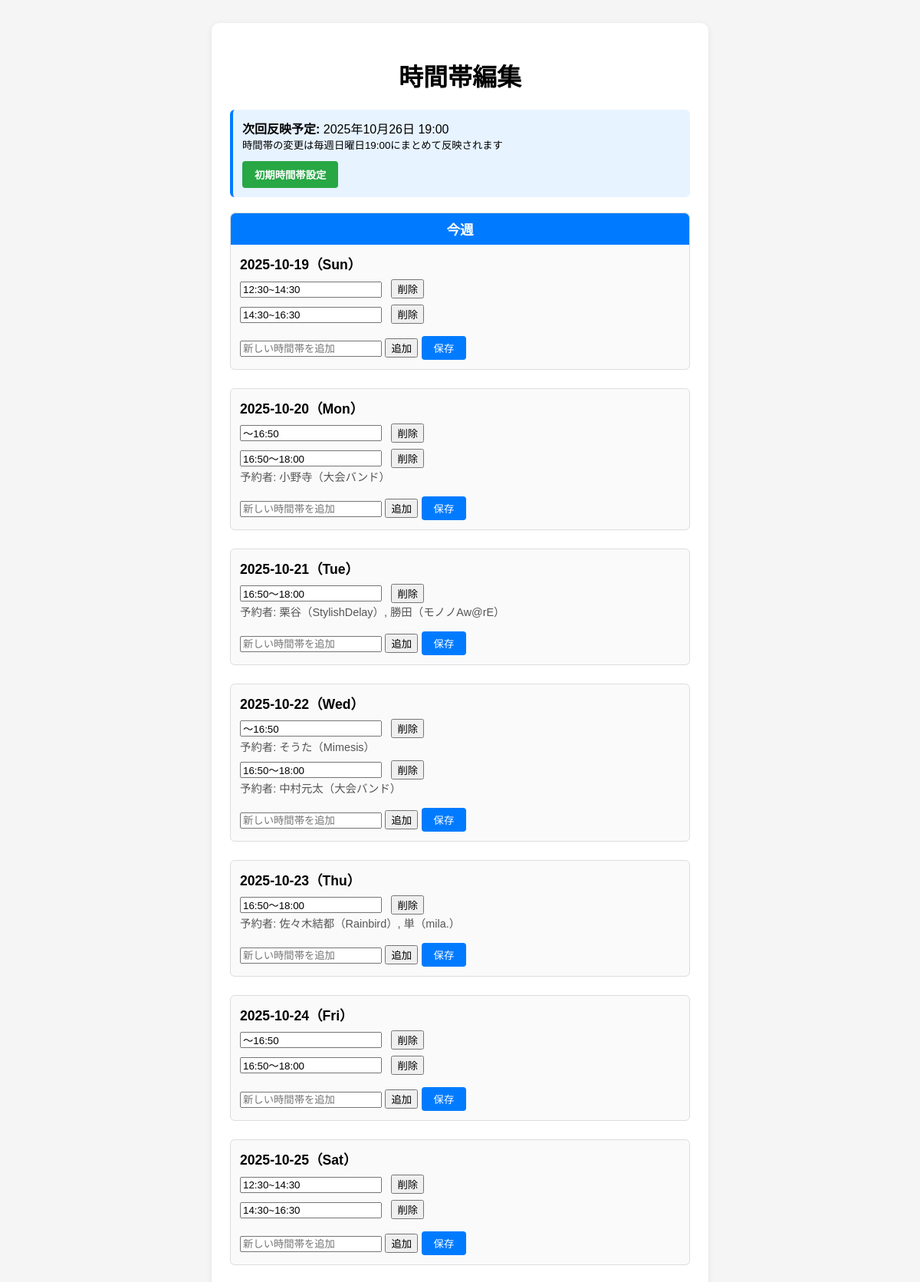
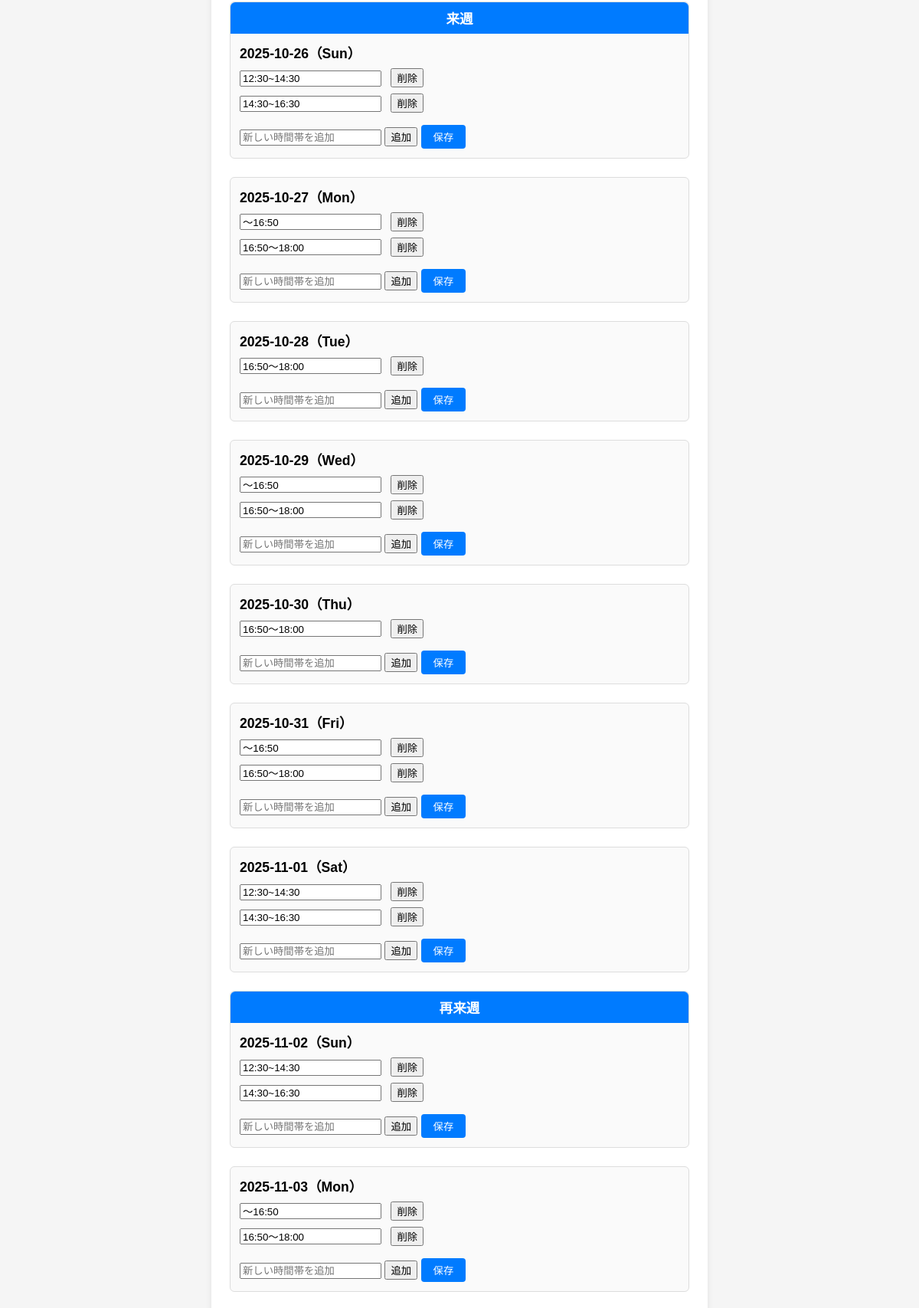
The page /admin (upper part) on the database its author committed (2 pictures, top to bottom).
### app.py (models this page shows, shortened)
class TimeSlot(db.Model):
    id = db.Column(db.Integer, primary_key=True)
    date_key = db.Column(db.String(20), nullable=False)
    slot = db.Column(db.String(50), nullable=False)

class PracticeRequest(db.Model):
    id = db.Column(db.Integer, primary_key=True)
    date_key = db.Column(db.String(20), nullable=False)  # "YYYY-M-D"
    user_name = db.Column(db.String(50), nullable=False)
    band_name = db.Column(db.String(100), nullable=False)  # バンド名フィールドを追加
    time_slot = db.Column(db.String(50), nullable=False)

### app.py (the view, shortened to what this page needs)
@app.route('/admin')
def admin():
    today = date.today()
    days_since_sunday = today.weekday() + 1  # 月曜日=0なので+1して日曜日=0にする
    if days_since_sunday == 7:  # 日曜日の場合は0にする
        days_since_sunday = 0
    current_week_sunday = today - timedelta(days=days_since_sunday)
    week_dates = []
    week_labels = ['今週', '来週', '再来週']
    for week in range(3):  # 3週間
        week_start = current_week_sunday + timedelta(weeks=week)
        for day in range(7):  # 日曜日から土曜日まで
            current_date = week_start + timedelta(days=day)
            date_info = {
                'date': current_date,
                'week_label': week_labels[week] if day == 0 else None
            }
            week_dates.append(date_info)
    practice_users = {}
    time_slots = {}
    all_slots = TimeSlot.query.all()
    for slot in all_slots:
        if slot.date_key not in time_slots:
            time_slots[slot.date_key] = []
        time_slots[slot.date_key].append(slot.slot)
    pending_changes = {}
    all_changes = TimeSlotChange.query.all()
    for d_info in week_dates:
        d = d_info['date']  # 実際の日付オブジェクトを取得
        date_key = f"{d.year}-{d.month}-{d.day}"
        slots = time_slots.get(date_key, [])
        users_per_slot = {slot: [] for slot in slots}
        requests = PracticeRequest.query.filter_by(date_key=date_key).all()
        for req in requests:
            if req.time_slot in users_per_slot:
                user_info = {
                    'name': req.user_name,
                    'band_name': req.band_name
                }
                users_per_slot[req.time_slot].append(user_info)
        practice_users[date_key] = users_per_slot
    next_sunday = current_week_sunday + timedelta(weeks=1)
    next_update_time = datetime.combine(next_sunday, datetime.min.time().replace(hour=19, minute=0))
    return render_template('admin.html',
                         week_dates=week_dates,
                         time_slots=time_slots,
                         practice_users=practice_users,
                         get_default_slots=get_default_slots,
                         pending_changes=pending_changes,
                         next_update_time=next_update_time)

### templates/admin.html (shortened to what this page needs)
<!DOCTYPE html>
<html lang="ja">
<head>
</head>
<body>
    <div class="container">
        <h1>時間帯編集</h1>
        <div style="background: #e7f3ff; padding: 12px; border-radius: 6px; margin-bottom: 20px; border-left: 4px solid #007bff;">
            <strong>次回反映予定:</strong> {{ next_update_time.strftime('%Y年%m月%d日 %H:%M') }}<br>
            <small>時間帯の変更は毎週日曜日19:00にまとめて反映されます</small>
            <div style="margin-top: 12px;">
                <button id="initialize-slots-btn" style="background: #28a745; color: white; border: none; padding: 8px 16px; border-radius: 4px; cursor: pointer; font-weight: bold;">
                    初期時間帯設定
                </button>
            </div>
        </div>
        {% for d_info in week_dates %}
        {% set d = d_info.date %}
        <div class="date-block" data-date="{{ d.strftime('%Y-%m-%d') }}">
            {% if d.weekday() == 6 and d_info.week_label %}
            <div style="background: #007bff; color: white; padding: 8px; margin: -12px -12px 12px -12px; border-radius: 6px 6px 0 0; text-align: center; font-weight: bold; font-size: 1.1em;">
                {{ d_info.week_label }}
            </div>
            {% endif %}
            <div class="date-label">{{ d.strftime('%Y-%m-%d（%a）') }}</div>
            <ul class="time-list">
                {% set date_key = d.year ~ '-' ~ d.month ~ '-' ~ d.day %}
                {% set slots = pending_changes.get(date_key, time_slots.get(date_key, [])) %}
                {% for slot in slots %}
                <li>
                    <input type="text" value="{{ slot }}" class="slot-input">
                    <button class="edit-btn del-btn">削除</button>
                    <div class="slot-users">
                        {% set users = practice_users[date_key][slot] if date_key in practice_users and slot in practice_users[date_key] else [] %}
                        {% if users|length > 0 %}
                            予約者:
                            {% for user in users %}
                                {% if user is mapping and user.name and user.band_name %}
                                    {{ user.name }}（{{ user.band_name }}）{% if not loop.last %}, {% endif %}
                                {% elif user is string %}
                                    {{ user }}{% if not loop.last %}, {% endif %}
                                {% endif %}
                            {% endfor %}
                        {% endif %}
                    </div>
                </li>
                {% endfor %}
            </ul>
            <input type="text" class="new-slot-input" placeholder="新しい時間帯を追加">
            <button class="add-btn">追加</button>
            <button class="save-btn">保存</button>
        </div>
        {% endfor %}
    </div>
</body>
</html>

### templates/admin.html (style rules this page uses)
body { font-family: sans-serif; background: #f5f5f5; }
.container { max-width: 600px; margin: 30px auto; background: #fff; padding: 24px; border-radius: 10px; box-shadow: 0 2px 8px rgba(0,0,0,0.08); }
h1 { text-align: center; }
.date-block { margin-bottom: 24px; padding: 12px; border: 1px solid #ddd; border-radius: 6px; background: #fafafa; }
.date-label { font-weight: bold; font-size: 1.1em; }
.time-list { margin: 8px 0 0 0; padding: 0; list-style: none; }
.time-list li { margin-bottom: 4px; }
.edit-btn { margin-left: 8px; }
.add-btn { margin-top: 8px; }
.save-btn { margin-top: 8px; background: #007bff; color: #fff; border: none; padding: 6px 16px; border-radius: 4px; cursor: pointer; }
.slot-users { font-size: 0.9em; color: #555; margin-bottom: 8px; }

### rows shown on the page
TimeSlot: slot "12:30~14:30"
TimeSlot: slot "14:30~16:30"
TimeSlot: slot "〜16:50"
TimeSlot: slot "16:50〜18:00"
PracticeRequest: name "小野寺", band_name "大会バンド"
TimeSlot: slot "16:50〜18:00"
PracticeRequest: name "栗谷", band_name "StylishDelay"
PracticeRequest: name "勝田", band_name "モノノAw@rE"
TimeSlot: slot "〜16:50"
PracticeRequest: name "そうた", band_name "Mimesis"
TimeSlot: slot "16:50〜18:00"
PracticeRequest: name "中村元太", band_name "大会バンド"
TimeSlot: slot "16:50〜18:00"
PracticeRequest: name "佐々木結都", band_name "Rainbird"
PracticeRequest: name "単", band_name "mila."
TimeSlot: slot "〜16:50"
TimeSlot: slot "16:50〜18:00"
TimeSlot: slot "12:30~14:30"
TimeSlot: slot "14:30~16:30"
TimeSlot: slot "12:30~14:30"
TimeSlot: slot "14:30~16:30"
TimeSlot: slot "〜16:50"
TimeSlot: slot "16:50〜18:00"
TimeSlot: slot "16:50〜18:00"
TimeSlot: slot "〜16:50"
TimeSlot: slot "16:50〜18:00"
TimeSlot: slot "16:50〜18:00"
TimeSlot: slot "〜16:50"
TimeSlot: slot "16:50〜18:00"
TimeSlot: slot "12:30~14:30"
TimeSlot: slot "14:30~16:30"
TimeSlot: slot "12:30~14:30"
TimeSlot: slot "14:30~16:30"
TimeSlot: slot "〜16:50"
TimeSlot: slot "16:50〜18:00"

### other values the page prints
{{ next_update_time.strftime('%Y年%m月%d日 %H:%M') }} "2025年10月26日 19:00"
{{ d_info.week_label }} "今週" "来週" "再来週"
{{ d.strftime('%Y-%m-%d（%a）') }} "2025-10-19（Sun）" "2025-10-20（Mon）" "2025-10-21（Tue）" "2025-10-22（Wed）" "2025-10-23（Thu）" "2025-10-24（Fri）" "2025-10-25（Sat）" "2025-10-26（Sun）" "2025-10-27（Mon）" "2025-10-28（Tue）" "2025-10-29（Wed）" "2025-10-30（Thu）" "2025-10-31（Fri）" "2025-11-01（Sat）" "2025-11-02（Sun）" "2025-11-03（Mon）"
